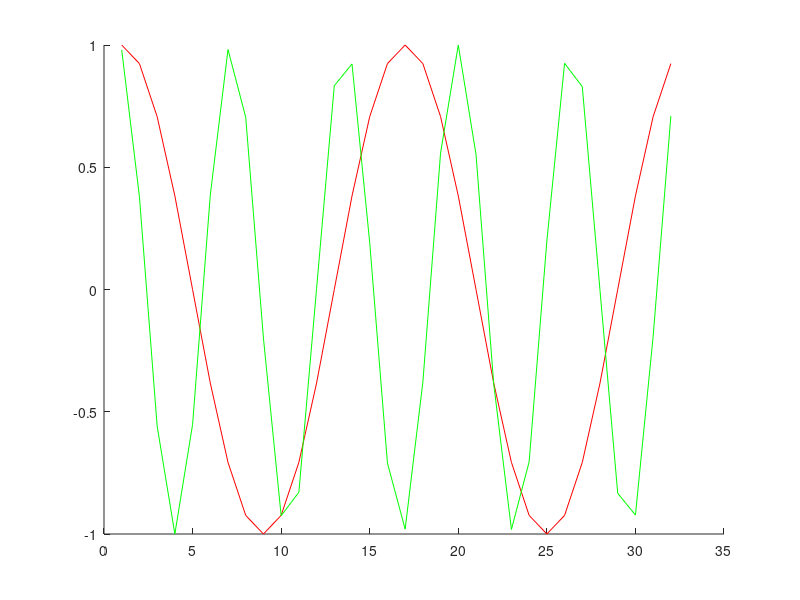
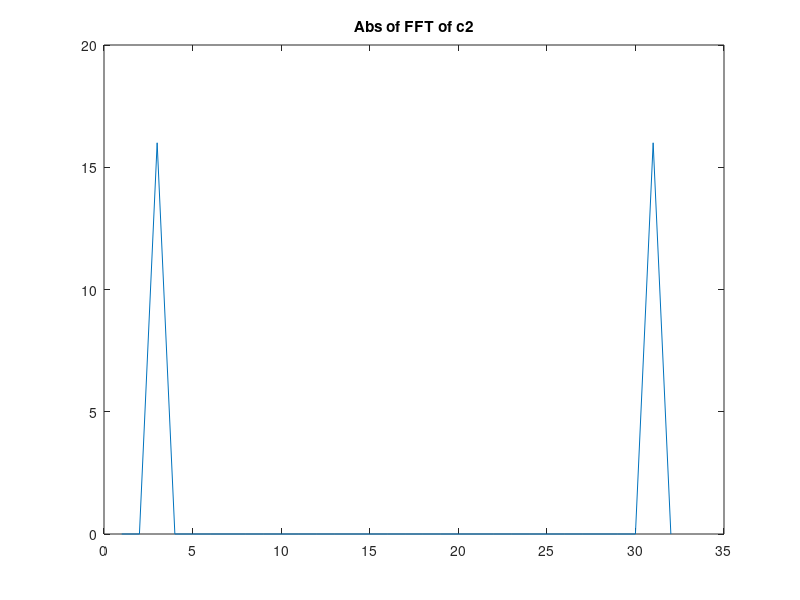
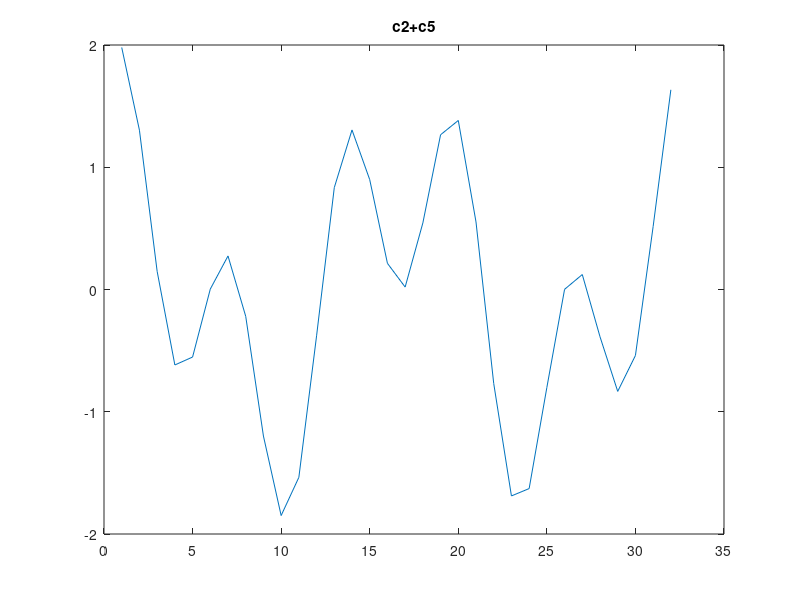
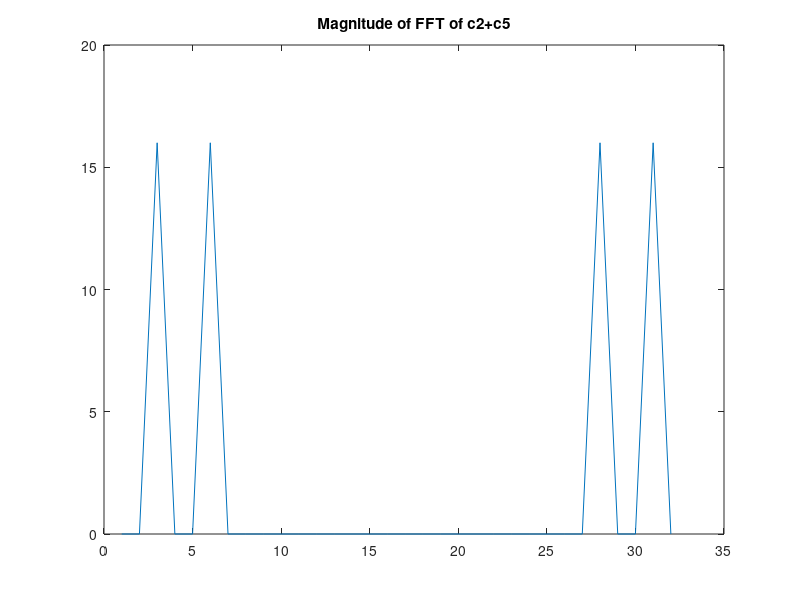

The MATLAB script that drew these images, in order:
%Simple Fourier transform examples

%Brian Funt 2017


%Make up cos and sin curves
N=32;
x=0:N-1;
u=2 %frequency
c2=cos(2*pi*u*x/length(x));
u=5
shift=.2;
c5=cos(2*pi*u*x/length(x)+shift);
figure; hold; plot(c2,'r');plot(c5,'g')

%test orthogonality
disp(['Orthogonality of the two curves:']);
disp(dot(c2,c5))
input('Enter to Continue \n')

figure;
f2=fft(c2);
plot(abs(f2))
title('Abs of FFT of c2');
input('Enter to Continue \n')

cc=c2+c5;  %Make up a more complicated function as the sum of 2 cosines
figure
plot(cc)
title('c2+c5')
input('Enter to Continue \n')

fcc=fft(cc);
figure
plot(abs(fcc))
title('Magnitude of FFT of c2+c5')
input('Enter to Continue \n')
fcc(6)=0+0i;  %6th entry is frequency 5 because vector goes from 1.
fcc(28)=0+0i;
rcc=ifft(fcc);  %reconstruct with 5 cycle sine removed
figure
plot(rcc);
title('Reconstruction of c2+c5 with 5 cycle removed')
input('Enter to Continue \n')


window=ones(1,N);
tails = floor(N/4);
window(1:tails)=0; %Create vector [0 0 0 ... 1 1 1..0 0 0]
window(N-tails:end)=0;
figure
plot(cc.*window)
title('c2+c5 through window')
input('Enter')
figure; plot(abs(fft(cc.*window)));
title('FFT of c2+c5 view through centered window');